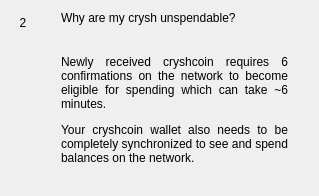
                  <widget class="QWidget" name="widgetFaq2" native="true">
                   <layout class="QHBoxLayout" name="horizontalPage2" stretch="0,1">
                    <item alignment="Qt::AlignTop">
                     <widget class="QLabel" name="labelNumber2">
                      <property name="minimumSize">
                       <size>
                        <width>24</width>
                        <height>24</height>
                       </size>
                      </property>
                      <property name="maximumSize">
                       <size>
                        <width>16777215</width>
                        <height>24</height>
                       </size>
                      </property>
                      <property name="text">
                       <string>2</string>
                      </property>
                      <property name="alignment">
                       <set>Qt::AlignCenter</set>
                      </property>
                     </widget>
                    </item>
                    <item>
                     <layout class="QVBoxLayout" name="verticalLayoutPage2">
                      <property name="spacing">
                       <number>0</number>
                      </property>
                      <property name="leftMargin">
                       <number>20</number>
                      </property>
                      <property name="rightMargin">
                       <number>20</number>
                      </property>
                      <item>
                       <widget class="QLabel" name="labelSubtitle2">
                        <property name="text">
                         <string>Why are my crysh unspendable?</string>
                        </property>
                        <property name="wordWrap">
                         <bool>true</bool>
                        </property>
                       </widget>
                      </item>
                      <item>
                       <spacer name="verticalSpacer_20">
                        <property name="orientation">
                         <enum>Qt::Vertical</enum>
                        </property>
                        <property name="sizeType">
                         <enum>QSizePolicy::Fixed</enum>
                        </property>
                        <property name="sizeHint" stdset="0">
                         <size>
                          <width>20</width>
                          <height>30</height>
                         </size>
                        </property>
                       </spacer>
                      </item>
                      <item>
                       <widget class="QLabel" name="labelContent2">
                        <property name="text">
                         <string>
                           &lt;html&gt;&lt;head/&gt;&lt;body&gt;&lt;p align=&quot;justify&quot;&gt;
                           Newly received cryshcoin requires 6 confirmations on the network
                           to become eligible for spending which can take ~6 minutes.
                           &lt;/p&gt;&lt;p align=&quot;justify&quot;&gt;
                           Your cryshcoin wallet also needs to be completely synchronized
                           to see and spend balances on the network.
                           &lt;/p&gt;&lt;/body&gt;&lt;/html&gt;
                         </string>
                        </property>
                        <property name="alignment">
                         <set>Qt::AlignLeading|Qt::AlignLeft|Qt::AlignTop</set>
                        </property>
                        <property name="wordWrap">
                         <bool>true</bool>
                        </property>
                       </widget>
                      </item>
                      <item>
                       <spacer name="verticalSpacer_21">
                        <property name="orientation">
                         <enum>Qt::Vertical</enum>
                        </property>
                        <property name="sizeHint" stdset="0">
                         <size>
                          <width>20</width>
                          <height>20</height>
                         </size>
                        </property>
                       </spacer>
                      </item>
                     </layout>
                    </item>
                   </layout>
                  </widget>
